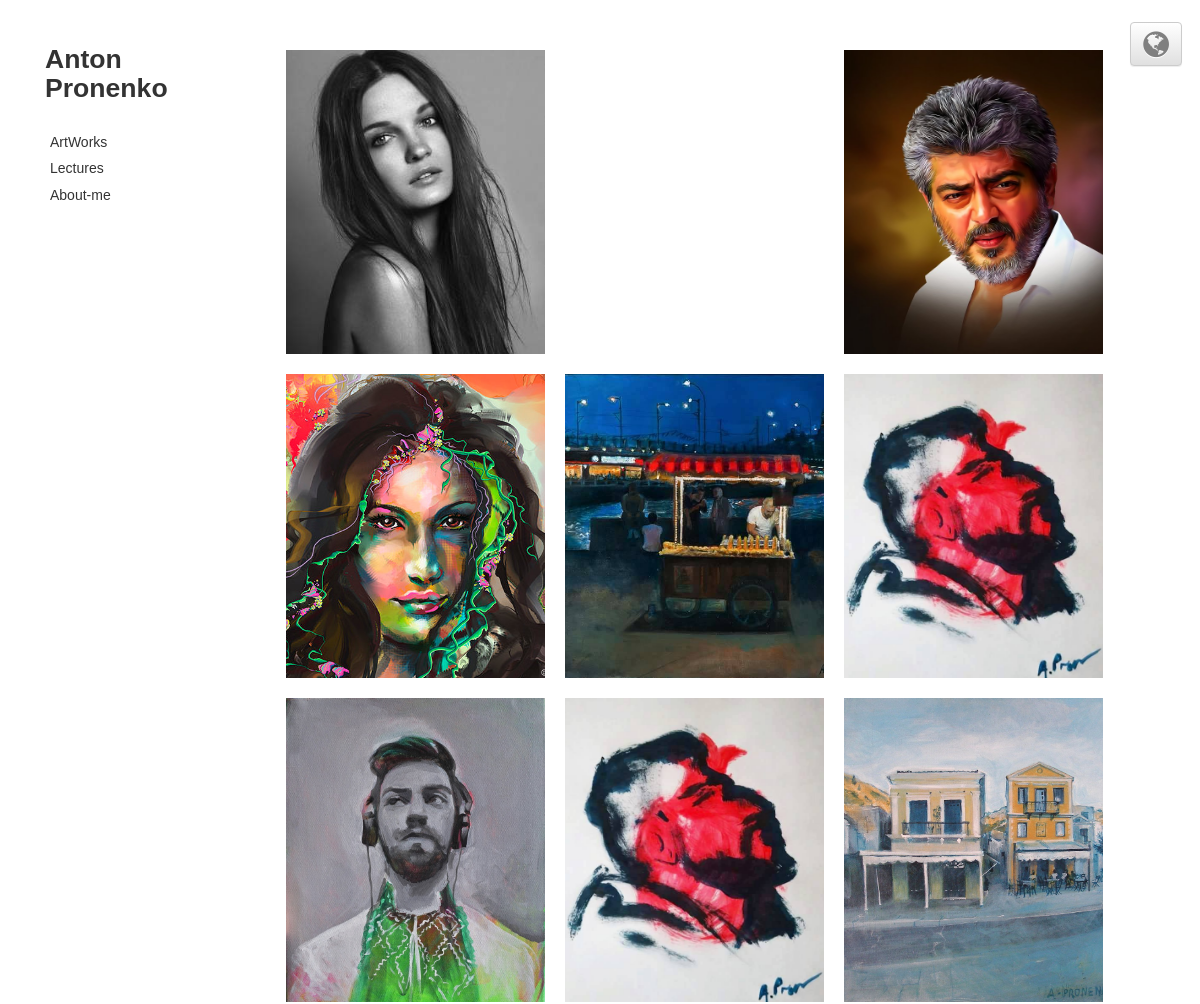
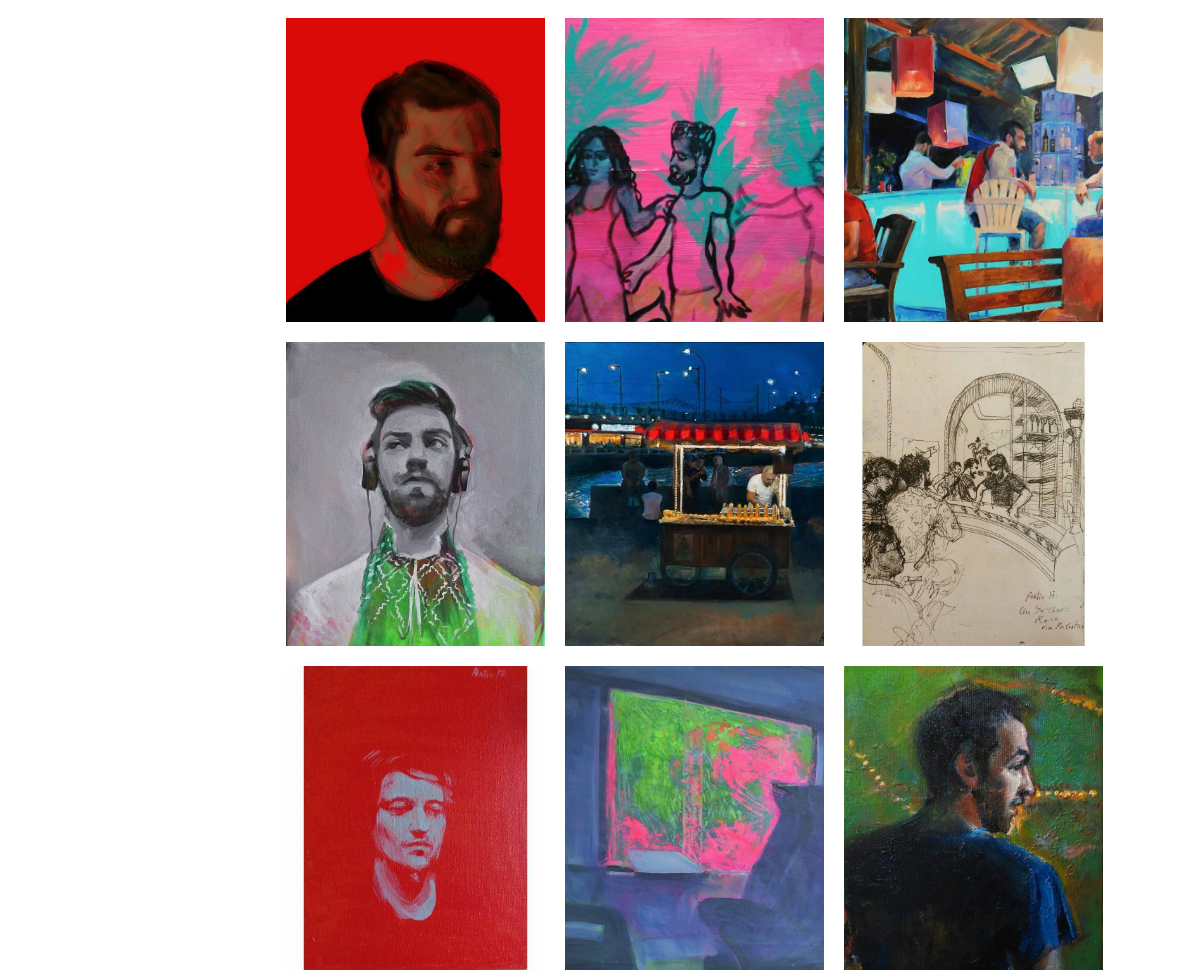
Page /en/ArtWorks/ on the committed database (2 pictures, top to bottom).
### ArtWorks/models.py (models this page shows, shortened)
class Block(models.Model):
    UkName = models.CharField(max_length=300, null=True, blank=True)
    EnName = models.CharField(max_length=300, null=True, blank=True)
    Block_URL = models.CharField(max_length=300, null=True, blank=True)

class MasterPiece(models.Model):
    MasterPiece = models.ImageField(upload_to="Masterpieces")
    UkName = models.CharField(max_length=300, default=None)
    EnName = models.CharField(max_length=300, null=True, blank=True)
    UkDescription = models.TextField(blank=True, null=True)
    EnDescription = models.TextField(blank=True, null=True)
    SubBlock = models.ForeignKey(SubBlock, on_delete=models.CASCADE, null=True, blank=True)
    SubSubBlock = models.ForeignKey(SubSubBlock, on_delete=models.CASCADE, null=True, blank=True)

### ArtWorks/views.py (the view)
def art_works(request):
    sub = request.GET.get('sub')
    sub_sub = request.GET.get('sub_sub')
    masterpieces = MasterPiece.objects.all()
    if sub:
        masterpieces = masterpieces.filter(SubBlock__EnName=sub)
    elif sub_sub:
        masterpieces = masterpieces.filter(SubSubBlock__EnName=sub_sub)
    block_sub_block = [[block, [[sub_block, list(SubSubBlock.objects.filter(SubBlock=sub_block))]
                                for sub_block in list(SubBlock.objects.filter(Block=block))]] for block in
                       Block.objects.all()]
    return render(request, 'MainPage/index.html', {"masterpieces": masterpieces,
                                                   "block_sub_block": block_sub_block,
                                                   "lang": translation.get_language()})

### templates/MainPage/index.html (shortened to what this page needs)
{% extends 'layouts/header.html' %}
{% load staticfiles %}
{% block css %}
    <link rel="stylesheet" href="{% static 'MainPage/index.css' %}">
{% endblock %}
{% block content %}
    <div class="col-md-9 gallery">
        <div class="row">
            {% for masterpiece in masterpieces %}
            <div class="col-md-4 image-block">
                <div class="item" style='background-image: url({{ masterpiece.MasterPiece.url }})'
                     onclick="overlayOn()"></div>
            </div>
            {% endfor %}
        </div>
    </div>
{% endblock %}

### templates/layouts/header.html (shortened to what this page needs)
{% load staticfiles %}
<!DOCTYPE html>
<html lang="en">
<head>
    <link rel="stylesheet" href="https://maxcdn.bootstrapcdn.com/font-awesome/4.7.0/css/font-awesome.min.css"
          type="text/css">
    <link rel="stylesheet" href="{% static 'layouts/header.css' %}">
    <link rel="stylesheet" href="https://maxcdn.bootstrapcdn.com/bootstrap/3.3.7/css/bootstrap.min.css"
>
    <link rel="stylesheet" href="https://maxcdn.bootstrapcdn.com/bootstrap/3.3.7/css/bootstrap-theme.min.css"
>
    {% block css %}
    {% endblock %}
</head>
<body>
<div class="dropdown">
  <button class="btn btn-default dropdown-toggle" type="button"
          data-toggle="dropdown">
      <i class="fa fa-globe"></i>
  </button>
</div>
<div class="container-fluid">
    <div class="row">
        <aside class="col-md-3 aside">
            <nav class="menu">
                <h2 class="logo">
                    Anton <br>
                    Pronenko
                </h2>
                <ul>
                    {% for block in block_sub_block %}
                        <li>
                        {% if block.1 %}
                            {% if lang == 'uk' %}
                                <div><a>{{ block.0.UkName }}</a></div>
                            {% else %}
                                <div><a>{{ block.0.EnName }}</a></div>
                            {% endif %}
                        {% else %}
                            {% if lang == 'uk' %}
                                <div><a href="/{{ lang }}/{{ block.0.EnName }}">{{ block.0.UkName }}</a></div>
                            {% else %}
                                <div><a href="/{{ lang }}/{{ block.0.EnName }}">{{ block.0.EnName }}</a></div>
                            {% endif %}
                        {% endif %}
                        </li>
                    {% endfor %}
                </ul>
            </nav>
        </aside>
        {% block content %}
        {% endblock %}
</body>
</html>

### static/layouts/header.css (style rules this page uses)
.aside { padding-top: 25px; width: 23% !important; }
.menu ul { padding-left: 20px; max-width: 100%; }
.menu > ul { margin-top: 25px !important; padding-left: 30px; }
.menu li { font-family: karla, sans-serif; font-size: 14px; line-height: 1.9; cursor: pointer; list-style-type: none; }
.menu li a { text-decoration: none !important; color: #333 !important; padding: 5px; }
.logo { font-family: Arial, sans-serif; font-weight: bold; max-width: 100%; padding-left: 30px; cursor: pointer; color: #333; font-size: 1.9em !important; }
.dropdown { position: fixed !important; right: 18px; top: 22px; z-index: 2; }
.dropdown-toggle::after { display: none; }
.fa-globe { font-size: 30px; color: grey; }

### static/MainPage/index.css (style rules this page uses)
body { margin: 0; padding: 0; }
.gallery { padding-top: 40px; }
.image-block { width: 31% !important; padding-right: 10px !important; padding-left: 10px !important; }
.item { width: 100%; height: 38vh; margin: 10px 0; position: relative; overflow: hidden; background-size: cover; background-position: top; -moz-transition: all 0.3s ease-out; -webkit-transition: all 0.3s ease-out; transition: all 0.3s ease-out; cursor: pointer; }

### rows in the picture
Block: EnName "ArtWorks"
Block: EnName "Lectures"
Block: EnName "About-me"
MasterPiece: MasterPiece (picture)
MasterPiece: MasterPiece (picture)
MasterPiece: MasterPiece (picture)
MasterPiece: MasterPiece (picture)
MasterPiece: MasterPiece (picture)
MasterPiece: MasterPiece (picture)
MasterPiece: MasterPiece (picture)
MasterPiece: MasterPiece (picture)
MasterPiece: MasterPiece (picture)
MasterPiece: MasterPiece (picture)
MasterPiece: MasterPiece (picture)
MasterPiece: MasterPiece (picture)
MasterPiece: MasterPiece (picture)
MasterPiece: MasterPiece (picture)
MasterPiece: MasterPiece (picture)
MasterPiece: MasterPiece (picture)
MasterPiece: MasterPiece (picture)
